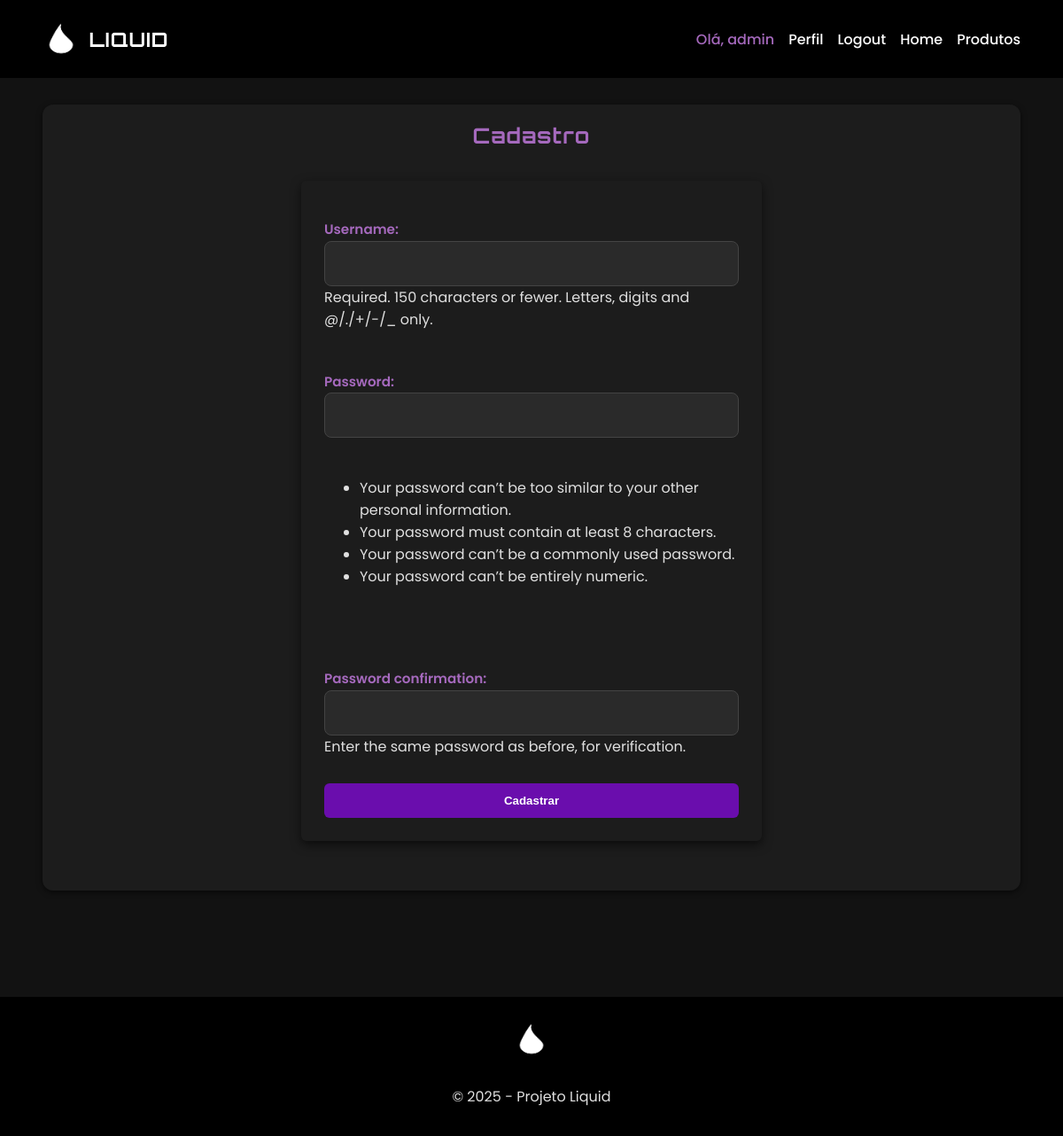
The page /cadastro/ (signed in) on the database its author committed.
### app/models.py (models this page shows, shortened)
class BaseModel(models.Model):
    criado_em = models.DateTimeField(auto_now_add=True)
    atualizado_em = models.DateTimeField(auto_now=True)
    class Meta:
        abstract = True

class Pagina(BaseModel):
    nome_do_site = models.CharField(max_length=200)
    logo_do_site = models.ImageField(upload_to='logos/', blank=True, null=True)
    texto_chamada = models.CharField(max_length=200)
    subtitulo_chamada = models.CharField(max_length=200, blank=True, null=True)
    imagem_fundo = models.ImageField(upload_to='fundo/', blank=True, null=True)
    texto_sobre = models.TextField()
    imagem_sobre = models.ImageField(upload_to='sobre/', blank=True, null=True)
    endereco = models.CharField(max_length=200)
    email = models.EmailField()
    whatsapp = models.CharField(max_length=20)

### app/views.py (the view)
# urls.py: path("cadastro/", views.cadastro, name="cadastro"),
def cadastro(request):
    if request.method == "POST":
        form = UserCreationForm(request.POST)
        if form.is_valid():
            usuario = form.save()
            login(request, usuario)
            messages.success(request, "Cadastro realizado com sucesso! Bem-vindo(a).")
            return redirect("index")
        else:
            messages.error(request, "Erro no cadastro. Verifique os dados e tente novamente.")
    else:
        form = UserCreationForm()
    return render(request, "cadastro.html", {"form": form})

### app/context_processors.py (called while the page is built)
def pagina_context(request):
    pagina = Pagina.objects.first()
    return {"pagina": pagina}

### app/templates/cadastro.html (shortened to what this page needs)
{% extends 'base.html' %}
{% block content %}
<h2>Cadastro</h2>
<form method="post" class="form-card">
    {{ form.as_p }}
    <button type="submit" class="btn-primary">Cadastrar</button>
</form>
{% endblock %}

### app/templates/base.html (shortened to what this page needs)
<!DOCTYPE html>
<html lang="pt-br">
<head>
    {% load static %}
    <link rel="stylesheet" href="{% static 'style.css' %}">
</head>
<body>
    <nav class="navbar">
        <div class="container">
            <a href="{% url 'index' %}" class="brand">
                {% if pagina.logo_do_site %}
                <img src="{{ pagina.logo_do_site.url }}" alt="Logo" class="logo">
                {% endif %}
                <span class="site-name">
                    {{ pagina.nome_do_site|default:" " }}
                </span>
            </a>
            <div class="menu">
                {% if user.is_authenticated %}
                <a><span class="user">Olá, {{ user.username }}</span></a>
                <a href="{% url 'perfil' %}">Perfil</a>
                <a href="{% url 'logout' %}" class="btn-logout">Logout</a>
                <a href="{% url 'index' %}">Home</a>
                <a href="{% url 'produtos' %}">Produtos</a>
                {% else %}
                <a href="{% url 'index' %}">Home</a>
                <a href="{% url 'produtos' %}">Produtos</a>
                <a href="{% url 'cadastro' %}">Cadastro</a>
                <a href="{% url 'login' %}" class="btn-login">Entrar</a>
                {% endif %}
            </div>
        </div>
    </nav>
    <main class="content-container">
        {% block content %}{% endblock %}
    </main>
    <footer>
        <div class="container">
            <img src="{{ pagina.logo_do_site.url }}" alt="Logo" class="logo">
            <p>&copy; 2025 - Projeto Liquid</p>
        </div>
    </footer>
</body>
</html>

### app/static/style.css (style rules this page uses)
*, *::before, *::after { box-sizing: border-box; }
html, body { height: 100%; }
body { font-family: 'Poppins', 'Segoe UI', Arial, sans-serif; background: #121212; color: #e0e0e0; margin: 0; padding: 0; }
h1, h2, h3, .navbar .brand { font-family: 'Orbitron', sans-serif; letter-spacing: 1px; color: #a569bd; }
.navbar .brand { font-size: 1.6rem; font-weight: 700; text-transform: uppercase; }
.container, .content-container { width: 92%; max-width: 1200px; margin: 0 auto; }
.content-container { margin-top: 30px; padding: 20px; background: #1c1c1c; border-radius: 12px; box-shadow: 0 2px 6px rgba(0,0,0,0.6); }
.navbar { background: #000; color: #fff; padding: 14px 0; }
.navbar .container { display: flex; justify-content: space-between; align-items: center; gap: 16px; }
.navbar .brand { font-weight: 700; font-size: 1.4rem; color: #fff; text-decoration: none; display: flex; align-items: center; gap: 10px; }
.navbar .menu { display: flex; flex-wrap: wrap; gap: 16px; }
.navbar .menu a { color: #fff; text-decoration: none; font-weight: 500; }
.navbar .user { color: #a569bd; }
.site-name { color: #fff; }
footer { background: #000; color: #fff; text-align: center; padding: 18px 0; margin-top: 120px; font-size: 0.9rem; }
p { margin-bottom: 14px; line-height: 1.6; font-size: 1rem; color: #e0e0e0; }
h1, h2, h3 { margin: 0 0 16px 0; }
.text-center h1, h2 { text-align: center; color: #a569bd; }
.btn, .btn-primary, .btn-success, .form-card button { display: inline-block; padding: 12px 20px; border-radius: 6px; text-decoration: none; font-weight: 700; transition: background 0.25s ease, transform 0.2s ease; background: #6a0dad; color: #fff; border: none; cursor: pointer; }
.form-card { background: #1c1c1c; padding: 26px; border-radius: 6px; box-shadow: 0 4px 12px rgba(0,0,0,0.6); max-width: 520px; margin: 36px auto; display: flex; flex-direction: column; gap: 14px; }
.form-card label { font-weight: 600; color: #a569bd; margin-bottom: 6px; font-size: 0.95rem; }
.form-card input, .form-card select, .form-card textarea { font-family: inherit; font-size: 1rem; color: #e0e0e0; background: #2a2a2a; padding: 12px; border: 1px solid #444; border-radius: 8px; transition: border-color 0.25s ease, box-shadow 0.25s ease, background 0.25s ease; width: 100%; }
.logo { height: 60px; width: auto; object-fit: contain; display: inline-block; }

### rows shown on the page
Pagina: logo_do_site (picture), nome_do_site "LIQUID"

### other values the page prints
{{ user.username }} "admin"
